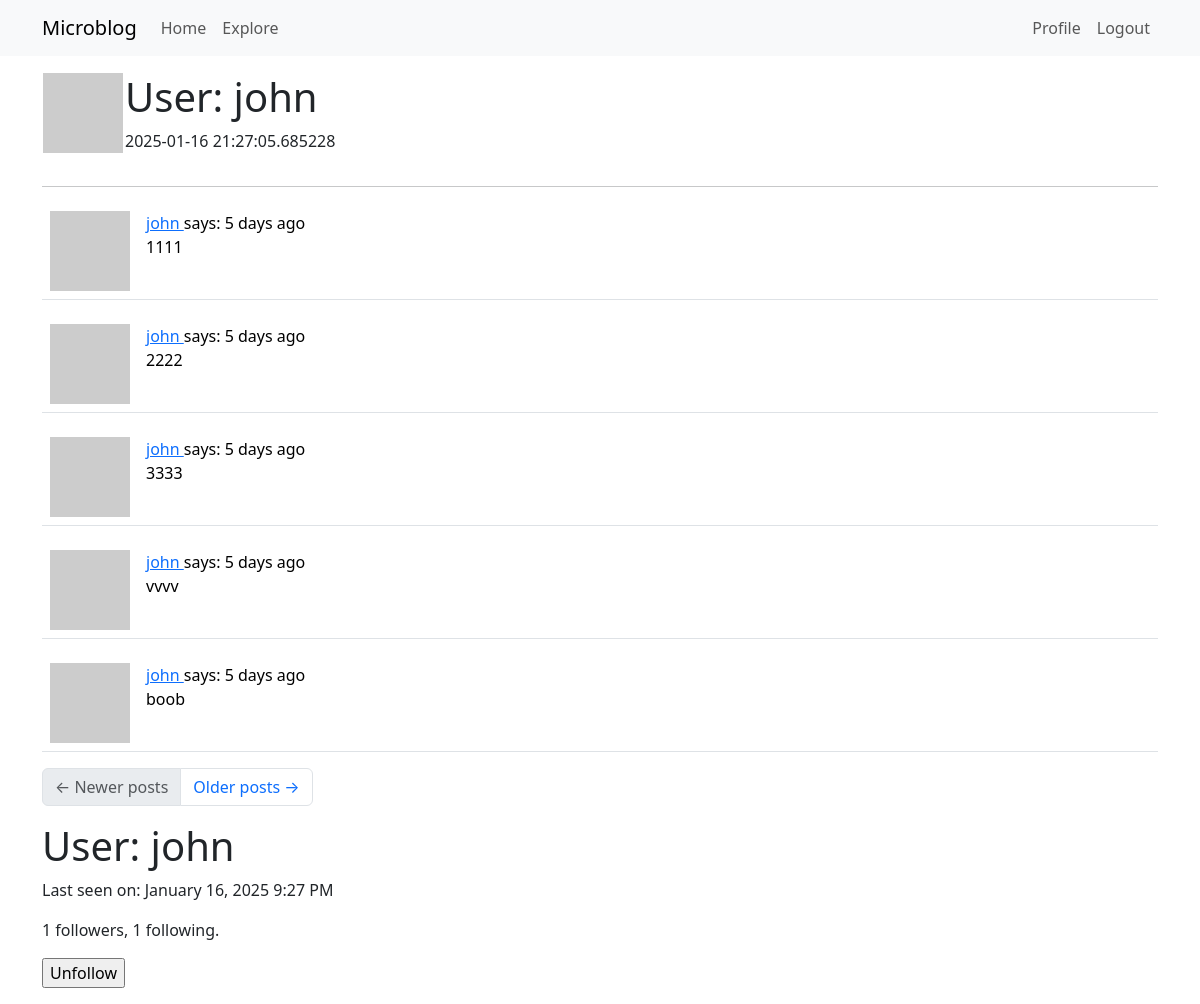
/user/john (signed in), run on the app's committed database.
### app/models.py (models this page shows, shortened)
class User(UserMixin, db.Model):
    id: so.Mapped[int] = so.mapped_column(primary_key=True)
    username: so.Mapped[str] = \
        so.mapped_column(sa.String(64), index=True, unique=True)
    email: so.Mapped[str] = so.mapped_column(sa.String(120),
                                             index=True, unique=True)
    password_hash: so.Mapped[Optional[str]] = so.mapped_column(sa.String(256))
    posts: so.WriteOnlyMapped['Post'] = \
        so.relationship(back_populates='author')
    about_me: so.Mapped[Optional[str]] = so.mapped_column(sa.String(140))
    last_seen: so.Mapped[Optional[datetime]] \
        = so.mapped_column(default=lambda: datetime.now(timezone.utc))
    following: so.WriteOnlyMapped['User'] = so.relationship(
        secondary=followers,
        primaryjoin=(followers.c.follower_id == id),
        secondaryjoin=(followers.c.followed_id == id),
        back_populates='followers'
    )
    followers: so.WriteOnlyMapped['User'] = so.relationship(
        secondary=followers,
        primaryjoin=(followers.c.followed_id == id),
        secondaryjoin=(followers.c.follower_id == id),
        back_populates='following'
    )
    def avatar(self, size):
        digest = md5(self.email.lower().encode('utf-8')).hexdigest()
        return f"https://www.gravatar.com/avatar/{digest}?d=identicon&s={size}"
    def is_following(self, user):
        query = self.following.select().where(User.id == user.id)
        return db.session.scalar(query) is not None
    def followers_count(self):
        query = sa.select(sa.func.count()).select_from(
            self.followers.select().subquery())
        return db.session.scalar(query)
    def following_count(self):
        query = sa.select(sa.func.count()).select_from(
            self.following.select().subquery())
        return db.session.scalar(query)

class Post(db.Model):
    id: so.Mapped[int] = so.mapped_column(primary_key=True)
    body: so.Mapped[str] = so.mapped_column(sa.String(140))
    timestamp: so.Mapped[datetime] = so.mapped_column(
        index=True, default=lambda: datetime.now(timezone.utc))
    user_id: so.Mapped[int] = so.mapped_column(sa.ForeignKey(User.id),
                                               index=True)
    author: so.Mapped[User] = so.relationship(back_populates='posts')

### app/routes.py (the view)
@app.route("/user/<username>")
@login_required
def user(username):
    user = db.first_or_404(sa.select(User).where(User.username == username))
    page = request.args.get('page', 1, type=int)
    query = user.posts.select().order_by(Post.timestamp.desc())
    posts = db.paginate(query, page=page,
                        per_page=app.config['POSTS_PER_PAGE'],
                        error_out=False)
    next_url = url_for('user', username=user.username, page=posts.next_num) \
        if posts.has_next else None
    prev_url = url_for('user', username=user.username, page=posts.prev_num) \
        if posts.has_prev else None
    form = EmptyForm()
    return render_template(
                            'user.html',
                            user=user,
                            posts=posts.items,
                            next_url=next_url,
                            prev_url=prev_url,
                            form=form
                        )

### app/forms.py
class EmptyForm(FlaskForm):
    submit = SubmitField('Submit')

### app/models.py (called while the page is built)
@login.user_loader
def load_user(id):
    return db.session.get(User, int(id))

### app/routes.py (called while the page is built)
@app.before_request
def before_request():
    if current_user.is_authenticated:
        current_user.last_seen = datetime.now(timezone.utc)
        db.session.commit()

### app/templates/user.html (shortened to what this page needs)
{% extends "base.html" %}
{% block content %}
<table>
    <tr valign="top">
        <td><img src="{{ user.avatar(128)}}"></td>
        <td>
            <h1>User: {{ user.username }}</h1>
            {% if user.last_seen %}
                <p>{{ user.last_seen }}</p>
            {% endif %}
        </td>
    </tr>
</table>
<hr />
<table>
{% for post in posts %}
    {% include "_post.html" %}
{% endfor %}
<nav aria-label="Post navigation">
    <ul class="pagination">
        <li class="page-item{% if not prev_url %} disabled{% endif %}">
            <a class="page-link" href="{{ prev_url }}">
                <span aria-hidden="true">&larr;</span> Newer posts
            </a>
        </li>
        <li class="page-item{% if not next_url %} disabled{% endif %}">
            <a class="page-link" href="{{ next_url }}">
                Older posts <span aria-hidden="true">&rarr;</span>
            </a>
        </li>
    </ul>
</nav>
<h1>User: {{ user.username }}</h1>
{% if user.last_seen %}
    <p>Last seen on: {{ moment(user.last_seen).format('LLL') }}</p>
{% endif %}
<p>{{ user.followers_count() }} followers, {{ user.following_count() }} following.</p>
{% if user == current_user %}
    <p><a href="{{ url_for('edit_profile') }}">Edit your profile</a></p>
{% else %}
    <p>
        <form action="{{ url_for('unfollow', username=user.username) }}" method="post">
            {{ form.submit(value='Unfollow') }}
        </form>
    </p>
{% endif %}
{% endblock content %}

### app/templates/_post.html
<table class="table table-hover">
    <tr>
        <td width="70px">
            <a href="{{ url_for('user', username=post.author.username) }}">
                <img src="{{ post.author.avatar(70) }}" />
            </a>
        </td>
        <td>
            <a href="{{ url_for('user', username=post.author.username) }}">
                {{ post.author.username }}
            </a>
            says: {{ moment(post.timestamp).fromNow() }}
            <br>
            {{ post.body }}
        </td>
    </tr>
</table>

### data on the page
User: username "john", last_seen "2025-01-16 21:27:05.685228", last_seen "January 16, 2025 9:27 PM"
Post: author.username "john", timestamp "5 days ago", body "1111"
Post: author.username "john", timestamp "5 days ago", body "2222"
Post: author.username "john", timestamp "5 days ago", body "3333"
Post: author.username "john", timestamp "5 days ago", body "vvvv"
Post: author.username "john", timestamp "5 days ago", body "boob"

### other printed values
{{ user.followers_count() }} "1"
{{ user.following_count() }} "1"
